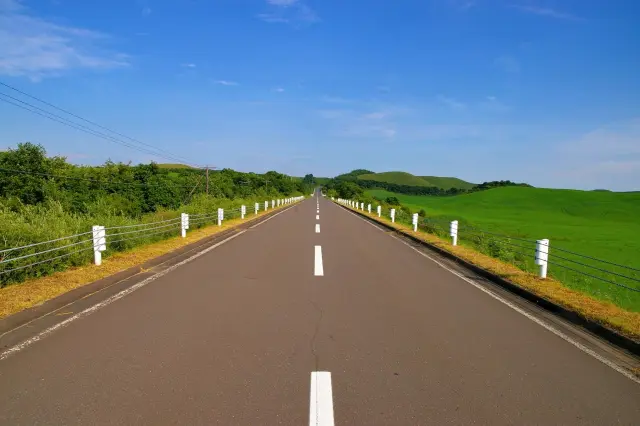
#> input picture test_img/image2.png, 640 x 426 px
$ python lane.py   (older library calls are emulated)
#> lines starting #> are read from the running program, lines starting #| are printed output that depends on the picture; after the words box and inside, x2 and y2 are one past the last pixel; in counts of white or black regions, pixels touching at a corner belong together
#> in lane_tracker_image2, original_frame is the input picture: shape (426, 640, 3); mean B, G, R 126.5, 122.8, 106.8
### edge_detection.py
import cv2
import numpy as np

"""
Description: A collection of methods to detect help with edge detection

Return a 2D binary array(mask) in which all pixels are either 0 or 1

:param array: NumPy 2D array that we want to convert to binary values
:param thresh: values used for thresholding
:param value Output value when between the supplied threshold
:return: Binary 2D array
         number of row x number of columns
         number of pixels from top to bottom x number of pixels from left to right
"""
def binary_array(array, thresh, value=0):
  if value == 0:
    binary = np.ones_like(array)
  else:
    binary = np.zeros_like(array)
    value = 1
  binary[(array >= thresh[0]) & (array <= thresh[1])] = value
  return binary

"""
  Implementation for Gaussian blur to reduce noise and detail in the image

  :param image: 2D or 3D array to be blurred
  :param ksize: Size of the small matrix (i.e. kernel) used to blur
  :return: Blurred 2D image

"""
def blur_gaussian(image, ksize=3):
  return cv2.GaussianBlur(image, (ksize, ksize), 0)

"""
  Implementation of Sobel edge detection

  :param image: 2D or 3D array to be blurred
  :param sobel_kernel: Size of the small matrix
  :param thresh: values used for thresholding
  return: Binary (Black and white) 2D mask image
"""
def mag_thresh(image, sobel_kernel=3, thresh=(0, 255)):
  sobelx = np.absolute(sobel(image, orient='x', sobel_kernel=sobel_kernel))
  sobely = np.absolute(sobel(image, orient='y', sobel_kernel=sobel_kernel))
  mag = np.sqrt(sobelx**2 + sobely**2)
  return binary_array(mag, thresh)

"""
  Find edges that are aligned vertically and horizontally on the image

  :param img_channel: Channel from an image
  :param orient: Across which axis of the image are we detecting edges
  :param sobel_kernel: Number of rows and columns of the kernel
  :return: Image with sobel edge detection applied
"""
def sobel(img_channel, orient='x', sobel_kernel=3):
  if orient == 'x':
    sobel = cv2.Sobel(img_channel, cv2.CV_64F, 1, 0, sobel_kernel)
  elif orient == 'y':
    sobel = cv2.Sobel(img_channel, cv2.CV_64F, 0, 1, sobel_kernel)
  return sobel

def threshold(channel, thresh=(128, 255), thresh_type=cv2.THRESH_BINARY):
  return cv2.threshold(channel, thresh[0], thresh[1], thresh_type)

### lane.py
import sys
import cv2
import os
import numpy as np
import edge_detection as edge
import matplotlib.pyplot as plt

class Lane:
  def __init__(self, orig_frame):
    self.orig_frame = orig_frame
    # hold and image with the lane lines
    self.lane_line_markings = None
    # hold the image after perspective transformation
    self.warped_frame = None
    self.transformation_matrix = None
    self.inv_transformation_matrix = None
    self.orig_image_size = self.orig_frame.shape[::-1][1:]
    width = self.orig_image_size[0]
    height = self.orig_image_size[1]
    self.width = width
    self.height = height

    self.roi_points = np.float32([
      (289, 210), # Top-left corner
      (30, 400),   # Bottom-left corner
      (609, 400), # Bottom-right corner
      (330, 210)  # Top-right corner
    ])
    # width,640 ,heigth,426

    self.padding = int(0.25 * width)
    self.desired_roi_points = np.float32([
      [self.padding, 0], # Top-left corner
      [self.padding, self.orig_image_size[1]], # Bottom-left corner
      [self.orig_image_size[0] - self.padding, self.orig_image_size[1]], # Bottom-right corner
      [self.orig_image_size[0] - self.padding, 0] # Top-right corner
    ])

    # Histogram that shows the white pixels peaks for lane line detection
    self.histogram = None

    # sliding window parameters
    self.no_of_windows = 10
    self.margin = int((1/12) * width) # Window width is +/- margin
    self.minpix = int((1/24) * width) # Min no. of pixels to recenter window

    # Best fit polynomial lines for left line and right line of the lane
    self.left_fit = None
    self.right_fit = None
    self.left_lane_inds = None
    self.right_lane_inds = None
    self.ploty = None
    self.left_fitx = None
    self.right_fitx = None
    self.leftx = None
    self.rightx = None
    self.lefty = None
    self.righty = None

    # Pixel parameters for x and y dimensions
    self.YM_PER_PIX = 10.0 / 1000
    self.XM_PER_PIX = 3.7 / 781

    # Radii of curvature and offset
    self.left_curvem = None
    self.right_curvem = None
    self.center_offset = None

  """
    Isolates lane lines
    :return: Binary (i.e. black and white) image containing the lane lines
  """
  def get_line_markings(self, frame=None):
    if frame is None:
      frame = self.orig_frame

    hls = cv2.cvtColor(frame, cv2.COLOR_BGR2HLS)
#> hls: shape (426, 640, 3); mean of channels 0, 1, 2 56.3, 118.8, 119.3

    # Perform Sobel edge detectation on the L (lightness)
    _, sxbinary = edge.threshold(hls[:, :, 1], thresh=(120, 255))
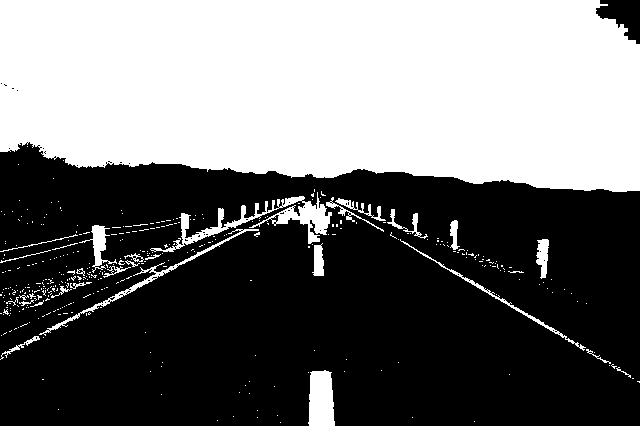
#> sxbinary: shape (426, 640); 43.5% white; 381 white regions (351 under 20 px), largest, box (x1, y1, x2, y2) and area: (0, 0, 640, 192) 109798, (150, 192, 332, 252) 2311, (308, 370, 335, 426) 1295
    sxbinary = edge.blur_gaussian(sxbinary, ksize=3)
    sxbinary = edge.mag_thresh(sxbinary, sobel_kernel=3, thresh=(110, 255))
#> call 2 of sobel, with orient = 'y', sobel_kernel = 3
#> in sobel (call 2), `sobel = cv2.Sobel(img_channel, cv2.CV_64F, 0, 1, sobel_kernel)`:
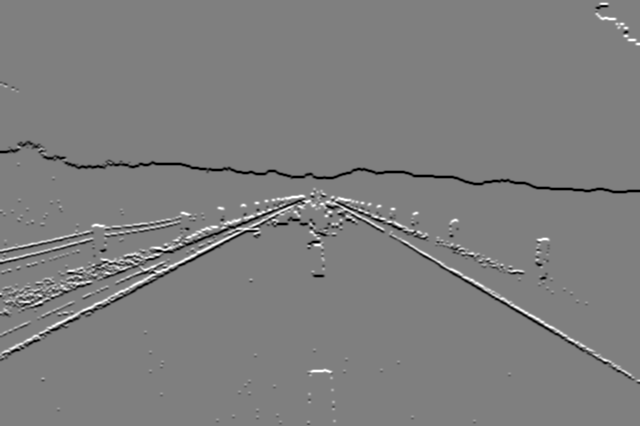
#> sobel: shape (426, 640) float64; min -764, max 764, mean -4.3; drawn with min black and max white
#> in mag_thresh, `mag = np.sqrt(sobelx**2 + sobely**2)`:
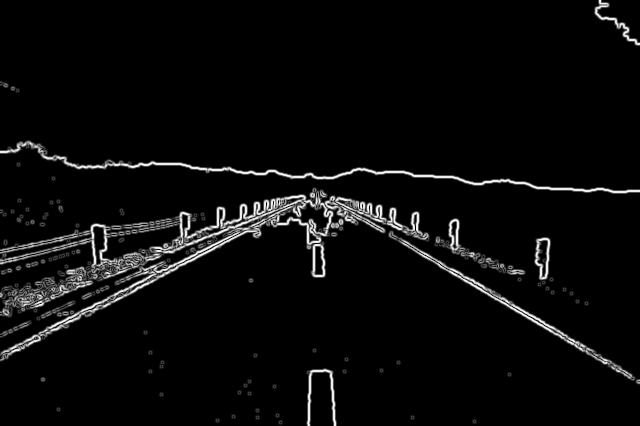
#> mag: shape (426, 640) float64; min 0, max 815.8, mean 33.6; drawn with min black and max white
#> in mag_thresh, `return binary_array(mag, thresh)`:
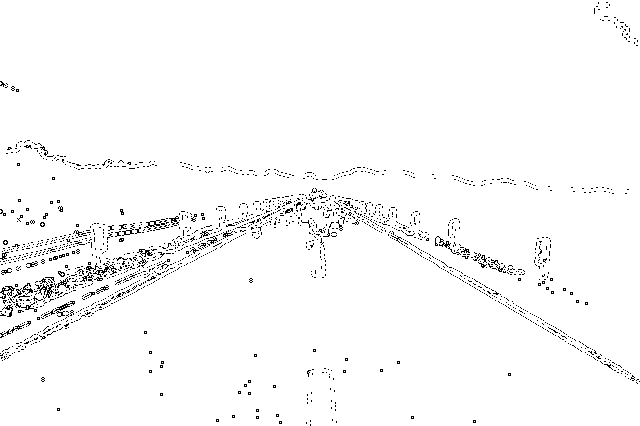
#> returned value: shape (426, 640) float64; values 0 (black) and 1 (white), 97.7% white; black in thin lines or dots

    # Perform binary thresholding on the S (saturation)
    s_channel = hls[:, :, 2]
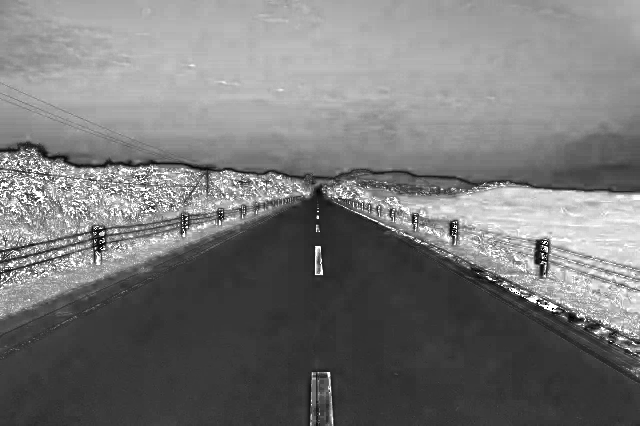
#> s_channel: shape (426, 640); min 0, max 255, mean 119.3
    _, s_binary = edge.threshold(s_channel, (80, 255))
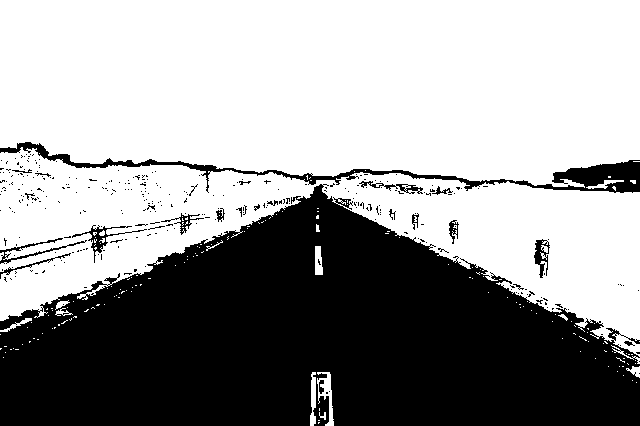
#> s_binary: shape (426, 640); 60.4% white; 306 black regions (281 under 20 px), largest, box (x1, y1, x2, y2) and area: (0, 184, 640, 426) 100575, (0, 142, 640, 193) 4372, (72, 225, 147, 263) 388

    # Perform binary thresholding on the R (red)
    _, r_thresh = edge.threshold(frame[:, :, 0])
#> r_thresh: shape (426, 640); 42.1% white; 151 white regions (123 under 20 px), largest, box (x1, y1, x2, y2) and area: (0, 0, 640, 192) 110861, (309, 371, 335, 426) 1244, (91, 225, 107, 265) 385

    rs_binary = cv2.bitwise_and(s_binary, r_thresh)
#> rs_binary: shape (426, 640); 40.2% white; 129 white regions (109 under 20 px), largest, box (x1, y1, x2, y2) and area: (0, 0, 640, 188) 107655, (317, 372, 334, 426) 376, (310, 372, 316, 426) 242

    self.lane_line_markings = cv2.bitwise_or(rs_binary, sxbinary.astype(np.uint8))
#| 640 426

    return self.lane_line_markings

  """
    Plot the region of interest on an image

    :param frame: The current image frame
    :param plot: Plot the roi image if True
  """
  def plot_roi(self, frame=None, plot=False):
#> called with plot = True
    if plot == False:
      return
    if frame is None:
      frame = self.orig_frame.copy()

    # Overlay trapezoid on the frame
    this_image = cv2.polylines(frame, np.int32([self.roi_points]), True, (140, 20, 255), 3)
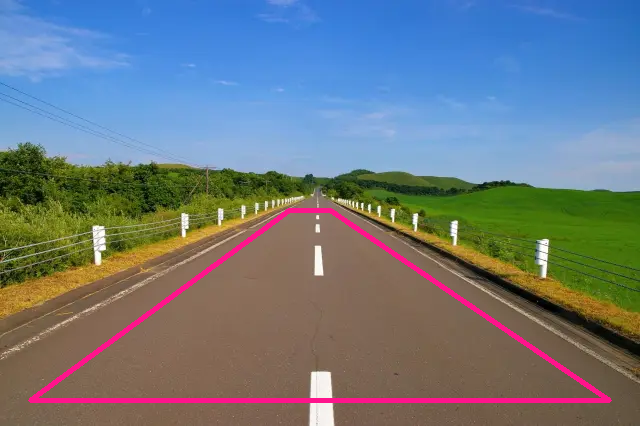
#> this_image: shape (426, 640, 3); mean B, G, R 127.8, 120.8, 109.9
    while(True):
      cv2.imshow('ROI image', this_image)
      if cv2.waitKey(0):
#> (key Esc is pressed here)
#> (the rest of the program and of its run is left out)
